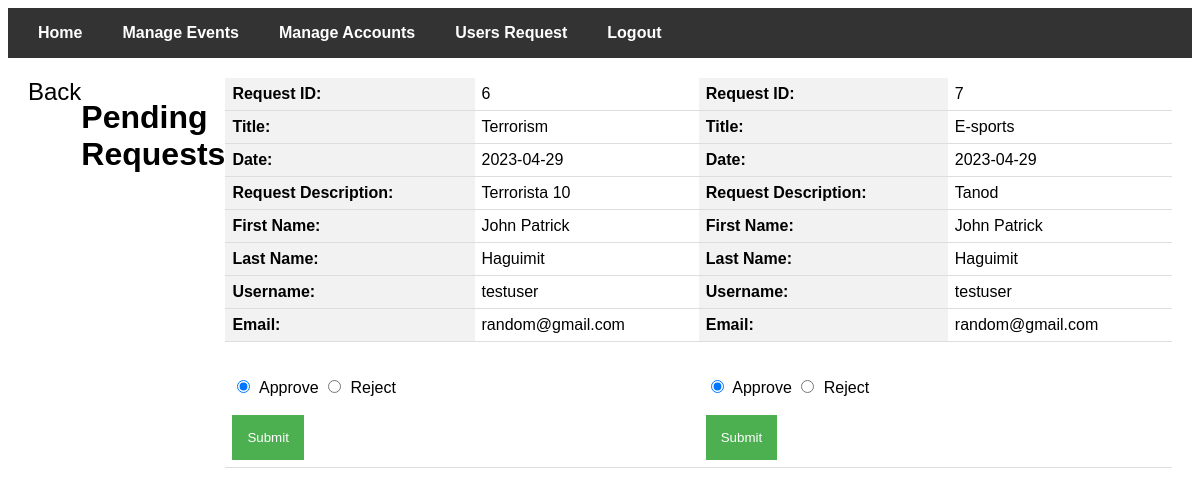
The app's page /adminpending.php (signed in) with its own data.
### tables this page shows
CREATE TABLE `tbl_small_occasion` (
  `request_id` int(11) NOT NULL,
  `request_title` varchar(255) DEFAULT NULL,
  `request_date` date DEFAULT NULL,
  `request_description` text DEFAULT NULL,
  `approval_status` varchar(50) DEFAULT 'pending',
  `request_username` varchar(255) DEFAULT NULL,
  `request_email` varchar(255) DEFAULT NULL,
  `first_name` varchar(255) DEFAULT NULL,
  `last_name` varchar(255) DEFAULT NULL
);

### adminpending.php (the view, shortened to what this page needs)
<!DOCTYPE html>
<html>
<head>
</head>
<body>
  <nav>
    <ul>
      <li><a href="adminevents.php">Home</a></li>
      <li><a href="adminevents.php">Manage Events</a></li>
      <li><a href="#">Manage Accounts</a></li>
      <li><a href="adminpending.php">Users Request</a></li>
      <li><a href="logout.php">Logout</a></li>
    </ul>
  </nav>
  <main>
<!DOCTYPE html>
<html>
<head>
</head>
<body>
<header style="text-align: center; font-size: 24px;">
    <a href="admindashboard.php" style="text-decoration: none;">Back</a>
</header>
    <h1>Pending Requests</h1>
    <?php
    include('db_conn.php');
    $query = "SELECT * FROM tbl_small_occasion WHERE approval_status = 'pending'";
    $result = mysqli_query($conn, $query);
    if (mysqli_num_rows($result) > 0) {
        while ($row = mysqli_fetch_assoc($result)) {
            $request_id = $row['request_id'];
            $request_title = $row['request_title'];
            $request_date = $row['request_date'];
            $request_description = $row['request_description'];
            $first_name = $row['first_name'];
            $last_name = $row['last_name'];
            $request_username = $row['request_username'];
            $request_email = $row['request_email'];
            echo "<table>";
            echo "<tr><th>Request ID:</th><td>" . $request_id . "</td></tr>";
            echo "<tr><th>Title:</th><td>" . $request_title . "</td></tr>";
            echo "<tr><th>Date:</th><td>" . $request_date . "</td></tr>";
            echo "<tr><th>Request Description:</th><td>" . $request_description . "</td></tr>";
            echo "<tr><th>First Name:</th><td>" . $first_name . "</td></tr>";
            echo "<tr><th>Last Name:</th><td>" . $last_name . "</td></tr>";
            echo "<tr><th>Username:</th><td>" . $request_username . "</td></tr>";
            echo "<tr><th>Email:</th><td>" . $request_email . "</td></tr>";
            echo "<tr><td colspan='2'>";
            echo "<form action='approve_reject.php' method='post' onsubmit='return confirmReject()'>";
            echo "<br>";
            echo "<input type='radio' name='approval_status' value='approved' checked> Approve ";
            echo "<input type='radio' name='approval_status' value='rejected'> Reject ";
            echo"<br>";
            echo "<br>";
            echo ("<input type='submit' value='Submit'>");
            echo "</form>";
            echo "</td></tr>";
            echo "</table>";
            }
            } else {
            echo "<p>No pending requests found.</p>";
            }
?>
</main>
</body>
</html>

### adminpending.php (style rules this page uses)
* { font-family: sans-serif; }
nav { background-color: #333; height: 50px; display: flex; justify-content: space-between; align-items: center; padding: 0 20px; }
nav ul { list-style: none; margin: 0; padding: 0; display: flex; }
nav ul li { margin-right: 20px; }
nav ul li:last-child { margin-right: 0; }
nav ul li a { color: #fff; text-decoration: none; font-weight: bold; padding: 10px; }
main { margin: 20px; display: flex; justify-content: space-between; }
a { text-decoration: none; color:black; }
body { font-family: Arial, sans-serif; }
table { width: 100%; border-collapse: collapse; margin-bottom: 20px; }
th, td { padding: 7px; text-align: left; border-bottom: 1px solid #ddd; }
th { background-color: #f2f2f2; }
form { margin-top: 10px; }
input[type="radio"] { margin-right: 5px; }
input[type="submit"] { padding: 15px; background-color: #4CAF50; color: #fff; border: none; cursor: pointer; }

### records on screen
tbl_small_occasion: request_id "6", request_title "Terrorism", request_date "2023-04-29", request_description "Terrorista 10", first_name "John Patrick", last_name "Haguimit", request_username "testuser", request_email "random@gmail.com"
tbl_small_occasion: request_id "7", request_title "E-sports", request_date "2023-04-29", request_description "Tanod", first_name "John Patrick", last_name "Haguimit", request_username "testuser", request_email "random@gmail.com"
